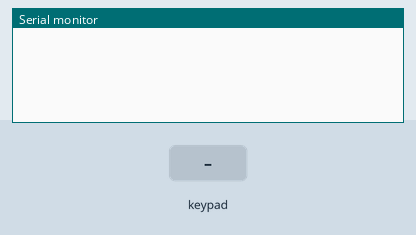
Bench run of a sketch on a simulated ESP32. On the bench: the last lines printed to the serial monitor. The test bench sets the inputs (shaded band).

Above: at 1.2 s.
1.3 s: key '1' pressed
At 2.7 s:
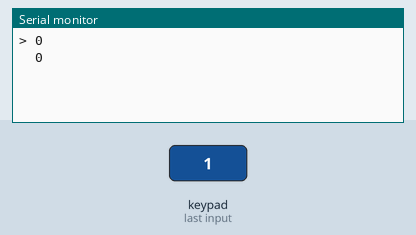
3.0 s: keypad keys 1 2 D pressed 0.4 s apart
At 5.1 s:
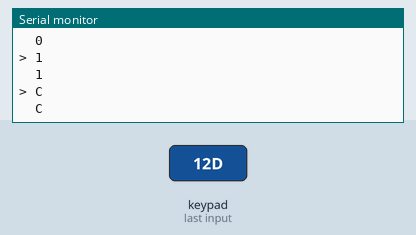
5.7 s: key 'C' pressed
At 6.8 s:
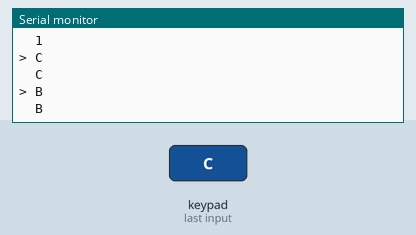
7.4 s: key 'E' pressed
At 8.1 s:
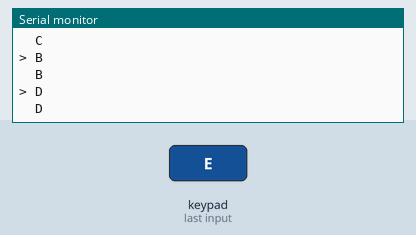
9.2 s: key 'G' pressed
At 10.6 s:
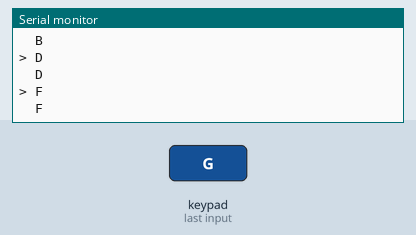
10.9 s: keypad keys 1 2 A pressed 0.4 s apart
At 11.08 s:
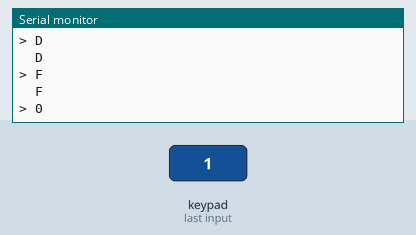
Timing chart, 0 to 13.9 s (numbered marks = the images above; inputs shaded):
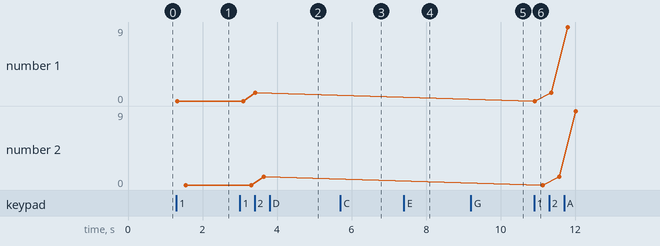

Measured:
- after the input at 1.3 s, the serial monitor: prints a new line at once (image 1)
- after the input at 3.0 s, the serial monitor: prints a new line after 0.42 s (image 2)
- after the input at 5.7 s, the serial monitor: prints a new line at once (image 3)
- after the input at 7.4 s, the serial monitor: prints a new line after 0.10 s (image 4)
- after the input at 9.2 s, the serial monitor: prints a new line after 0.07 s (image 5)
- after the input at 10.9 s, the serial monitor: prints a new line at once (image 6)
- plotted number 1: 0 → 1 after the input at 3.0 s, 1 → 9 after the input at 10.9 s
- plotted number 2: 0 → 1 after the input at 3.0 s, 1 → 9 after the input at 10.9 s

The sketch:

TTP229_ESP32.ino
```cpp
// Connections
//
// ESP32-WROOM-32: SDA <-> GPIO 21
//                 SCL <-> GPIO 22
//

#include <Wire.h>
#include <TTP229.h>

TTP229 ttp229;
int keys[16] = {
  0, 0, 0, 0, 0, 0, 0, 0, 0, 0, 0, 0, 0, 0, 0, 0
};
bool key_pressed;

void setup()
{
  Wire.begin();
  Serial.begin(115200);
}

void loop()
{
  ttp229.readKeys();

  for (int i = 0; i < 16; ++i) {
    key_pressed = ttp229.isKeyPress(i);
    if (key_pressed != keys[i]) {
      if (keys[i]) {
        Serial.print("  ");
      } else {
        Serial.print("> ");
      }
      Serial.print(i, HEX);
      Serial.println();
    }
    keys[i] = key_pressed;
  }

  delay(100);
}
```
